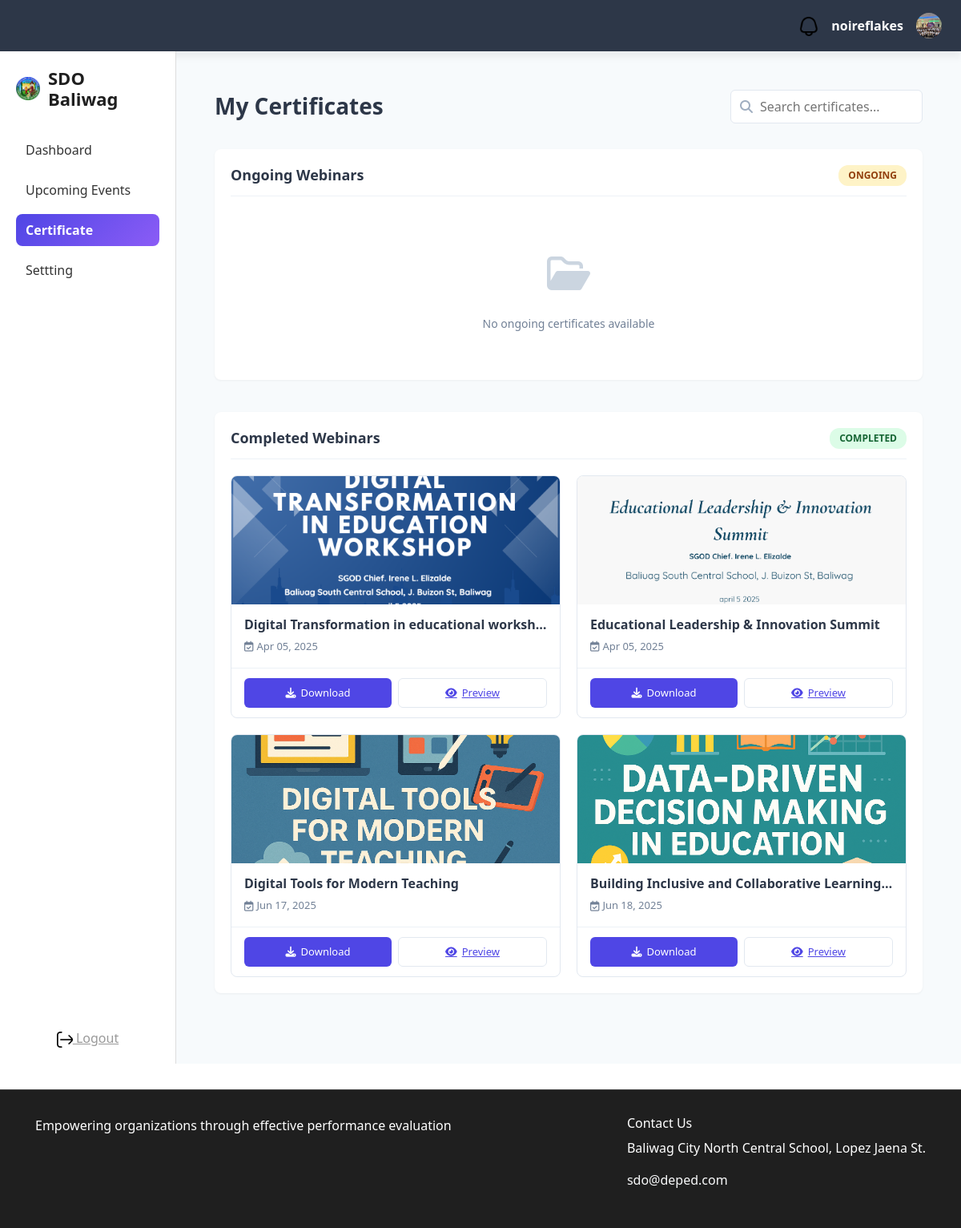
Page /certificate (signed in) on the committed database.
### login/models.py (models this page shows)
class UserProfile(models.Model):
    user=models.OneToOneField(User, on_delete=models.CASCADE, related_name='user_profile')
    img=models.ImageField(upload_to='UserProfile', null=True, blank=True , default='UserProfile/1.jpg')
    school_id=models.CharField(max_length=100, null=True, blank=True)
    number=models.CharField(max_length=100, null=True, blank=True)
    school=models.CharField(max_length=100, null=True, blank=True)

### webinar/models.py (models this page shows, shortened)
class Webinar(models.Model):
    title=models.CharField(max_length=20)
    description=models.CharField(max_length=1000)
    number_of_speaker=models.IntegerField(default=1)
    event_type=models.CharField(max_length=20, null=True ,blank=True)
    start_date=models.DateField(null=True ,blank=True)
    until_date=models.DateField(null=True, blank=True)
    time=models.TimeField(max_length=20)
    banner=models.ImageField(upload_to='banner')
    venue=models.CharField(max_length=40)

### login/views.py (the view)
# urls.py: path("certificate", views.certificate, name="certificate"),
def certificate(request):
    today = timezone.now().date()
    ongoing_webinars = Webinar.objects.filter(
        until_date__gt=today,
        attendees__user=request.user
    )
    completed_webinars = Webinar.objects.filter(
        until_date__lt=today,
        attendees__user=request.user
    )
    return render(request, 'login/user_nav/certificate.html', {
        'ongoind_webinars':ongoing_webinars,
        'completed_webinars': completed_webinars
    })

### login/templates/login/user_nav/certificate.html (shortened to what this page needs)
{% extends "login/layout.html" %}
{% load static %}
{% block css %}
<link rel="stylesheet" href="{% static 'css/user_nav/certificate.css' %}">
<link rel="stylesheet" href="{% static 'css/bar.css' %}">
<link rel="stylesheet" href="https://cdnjs.cloudflare.com/ajax/libs/font-awesome/6.5.0/css/all.min.css">
{% endblock %}
{% block body %}
  <div class="topbar d-flex justify-content-end align-items-center px-4 py-3">
    <div class="topbar-right d-flex align-items-center gap-3">
        <a href="#" class="notification-icon position-relative">
            <img class="bell" src="{% static 'icons/bell.png' %}" alt="Notifications" style="width: 24px;">
        </a>
        <span class="username fw-semibold">{{ user.username }}</span>
        <a class="profile">
            <img src="{{ user.user_profile.img.url }}" alt="Profile" style="width: 32px; height: 32px; border-radius: 50%;">
        </a>
    </div>
  </div>
  <div class="app-container">
    <aside class="sidebar">
      <div class="logo">
        <img src="{% static 'asset/logo1.png' %}" alt="Logo" />
        <h2>SDO Baliwag</h2>
      </div>
      <nav class="nav">
          <a href="{% url 'user_dashboard' %}" class="nav-item">Dashboard</a>
          <a href="{% url 'calendar' %}" class="nav-item  ">Upcoming Events</a>
          <a href="{% url 'certificate' %}" class="nav-item active">Certificate</a>
          <a href="{% url 'user_setting' %}" class="nav-item">Settting</a>
      </nav>
      <div class="logout" >
        <a href="{% url 'logout' %}">
          <img   src="{% static 'icons/exit.png' %}" alt="">
          Logout
        </a>
      </div>
    </aside>
<div class="main-content">
   <div class="main-content">
    <div class="content-header">
        <h2 class="page-title">My Certificates</h2>
        <div class="header-actions">
            <div class="search-box">
                <i class="fas fa-search"></i>
                <input type="text" placeholder="Search certificates...">
            </div>
        </div>
    </div>
    <section class="certificate-section">
        <div class="section-header">
            <h3 class="section-title">Ongoing Webinars</h3>
            <div class="section-badge ongoing">Ongoing</div>
        </div>
        {% if ongoing_webinars %}
        <div class="certificate-grid">
            {% for on_webinar in ongoing_webinars %}
            <div class="certificate-card">
                <div class="card-header">
                    <img src="{{ on_webinar.banner.url }}" class="card-image" alt="{{ on_webinar.title }}">
                </div>
                <div class="card-body">
                    <h4 class="card-title">{{ on_webinar.title }}</h4>
                    <div class="card-meta">
                        <span class="meta-date">
                            <i class="far fa-calendar-alt"></i> {{ on_webinar.start_date|date:"M d, Y" }}
                        </span>
                    </div>
                </div>
                <div class="card-footer">
                    <button onclick="downloadCertificate('{{ on_webinar.id }}')" class="btn-download">
                        <i class="fas fa-download"></i> Download
                    </button>
                    <a href="{% url 'cert_preview' on_webinar.id %}" class="btn-preview">
                        <i class="fas fa-eye"></i> Preview
                    </a>
                </div>
            </div>
            {% endfor %}
        </div>
        {% else %}
        <div class="empty-state">
            <div class="empty-icon">
                <i class="far fa-folder-open"></i>
            </div>
            <p class="empty-text">No ongoing certificates available</p>
        </div>
        {% endif %}
    </section>
    <section class="certificate-section">
        <div class="section-header">
            <h3 class="section-title">Completed Webinars</h3>
            <div class="section-badge completed">Completed</div>
        </div>
        {% if completed_webinars %}
        <div class="certificate-grid">
            {% for com_webinar in completed_webinars %}
            <div class="certificate-card">
                <div class="card-header">
                    <img src="{{ com_webinar.banner.url }}" class="card-image" alt="{{ com_webinar.title }}">
                </div>
                <div class="card-body">
                    <h4 class="card-title">{{ com_webinar.title }}</h4>
                    <div class="card-meta">
                        <span class="meta-date">
                            <i class="far fa-calendar-check"></i> {{ com_webinar.until_date|date:"M d, Y" }}
                        </span>
                    </div>
                </div>
                <div class="card-footer">
                    <button onclick="downloadCertificate('{{ com_webinar.id }}')" class="btn-download">
                        <i class="fas fa-download"></i> Download
                    </button>
                    <a href="{%  url 'cert_preview' com_webinar.id %}" class="btn-preview">
                        <i class="fas fa-eye"></i> Preview
                    </a>
                </div>
            </div>
            {% endfor %}
        </div>
        {% endif %}
    </section>
</div>
</div>
</div>
<footer>
  <div class="container d-flex justify-content-between flex-wrap">
      <div>
          <p>Empowering organizations through effective performance evaluation</p>
      </div>
      <div>
          <h6>Contact Us</h6>
          <p>Baliwag City North Central School, Lopez Jaena St.</p>
          <p><a href="mailto:sdo@deped.com" class="text-light">sdo@deped.com</a></p>
      </div>
  </div>
</footer>
{% endblock %}

### login/static/css/user_nav/certificate.css (style rules this page uses)
.main-content { flex: 1; padding: 24px; background-color: #f7fafc; min-height: calc(100vh - 64px); }
.content-header { display: flex; justify-content: space-between; align-items: center; margin-bottom: 32px; }
.page-title { font-size: 28px; color: #2D3748; font-weight: 600; margin: 0; }
.header-actions { display: flex; gap: 16px; }
.search-box { position: relative; display: flex; align-items: center; }
.search-box i { position: absolute; left: 12px; color: #a0aec0; }
.search-box input { padding: 8px 12px 8px 36px; border: 1px solid #e2e8f0; border-radius: 6px; background-color: white; width: 240px; transition: all 0.3s ease; }
.certificate-section { margin-bottom: 40px; background: white; border-radius: 8px; padding: 20px; box-shadow: 0 1px 3px rgba(0, 0, 0, 0.05); }
.section-header { display: flex; align-items: center; justify-content: space-between; margin-bottom: 20px; padding-bottom: 12px; border-bottom: 1px solid #edf2f7; }
.section-title { font-size: 18px; color: #2D3748; margin: 0; font-weight: 600; }
.section-badge { padding: 4px 12px; border-radius: 12px; font-size: 12px; font-weight: 600; text-transform: uppercase; }
.section-badge.ongoing { background-color: #fef3c7; color: #92400e; }
.section-badge.completed { background-color: #dcfce7; color: #166534; }
.certificate-grid { display: grid; grid-template-columns: repeat(auto-fill, minmax(280px, 1fr)); gap: 20px; }
.certificate-card { background: white; border-radius: 8px; overflow: hidden; border: 1px solid #e2e8f0; transition: all 0.3s ease; }
.card-header { height: 160px; overflow: hidden; }
.card-image { width: 100%; height: 100%; object-fit: cover; transition: transform 0.3s ease; }
.card-body { padding: 16px; }
.card-title { font-size: 16px; color: #2D3748; margin: 0 0 8px 0; font-weight: 600; white-space: nowrap; overflow: hidden; text-overflow: ellipsis; }
.card-meta { display: flex; align-items: center; gap: 8px; font-size: 13px; color: #718096; }
.meta-date { display: flex; align-items: center; gap: 4px; }
.card-footer { display: flex; padding: 12px 16px; border-top: 1px solid #edf2f7; gap: 8px; }
.btn-download, .btn-preview { flex: 1; padding: 8px; border-radius: 6px; border: none; font-size: 13px; font-weight: 500; cursor: pointer; transition: all 0.2s ease; display: flex; align-items: center; justify-content: center; gap: 6px; }
.btn-download { background-color: #4f46e5; color: white; }
.btn-preview { background-color: white; color: #4f46e5; border: 1px solid #e2e8f0; }
.empty-state { display: flex; flex-direction: column; align-items: center; justify-content: center; padding: 40px 20px; text-align: center; }
.empty-icon { font-size: 48px; color: #cbd5e0; margin-bottom: 16px; }
.empty-text { color: #718096; margin: 0; font-size: 14px; }

### login/static/css/bar.css (style rules this page uses)
.topbar { position: relative; top: 0; left: 0; right: 0; height: 64px; background-color: #2D3748; box-shadow: 0 8px 8px rgba(0,0,0,0.05); z-index: 100; display: flex; justify-content: flex-end; align-items: center; padding: 0 24px; color:white; }
.bell { width: 24px; color: white; }
.profile img { width: 40px; height: 40px; border-radius: 50%; }
.notification-icon img { cursor: pointer; }
.app-container { display: flex; flex-direction: row; min-height: 100vh; }
.sidebar { width: 220px; background-color: rgb(255, 255, 255); padding: 20px; border-right: 1px solid #ddd; display: flex; flex-direction: column; z-index: 200; flex-shrink: 0; }
.logo { display: flex; align-items: center; gap: 10px; margin-bottom: 30px; }
.logo img { width: 30px; height: auto; }
.logo h2 { font-size: 22px; color: #1f1f1f; margin: 0; font-weight: 600; }
.nav { display: flex; flex-direction: column; gap: 10px; }
.nav-item { color: #333; text-decoration: none; padding: 8px 12px; border-radius: 8px; transition: background 2s ease-in, color 2s ease-in; }
.nav-item.active { background: linear-gradient(135deg, #4f46e5, #8b5cf6); color: #fff; font-weight: bold; animation: flip 1.5s ease }
.logout { text-align: center; margin-top: auto; }
.logout a { color: #999; cursor: pointer; }
.logout a img { height: 20px; width: auto; }
footer { background-color: #1f1f1f; color: #fff; padding: 2rem; margin-top: 2rem; border-top: 1px solid #444; }
footer a { color: #9fc3ff; text-decoration: none; }

### rows in the picture
Webinar: banner (picture), title "Digital Transformation in educational worksh…", until_date "Apr 05, 2025"
Webinar: banner (picture), title "Educational Leadership & Innovation Summit", until_date "Apr 05, 2025"
Webinar: banner (picture), title "Digital Tools for Modern Teaching", until_date "Jun 17, 2025"
Webinar: banner (picture), title "Building Inclusive and Collaborative Learning…", until_date "Jun 18, 2025"

### other values in the picture
{{ user.username }} "noireflakes"
